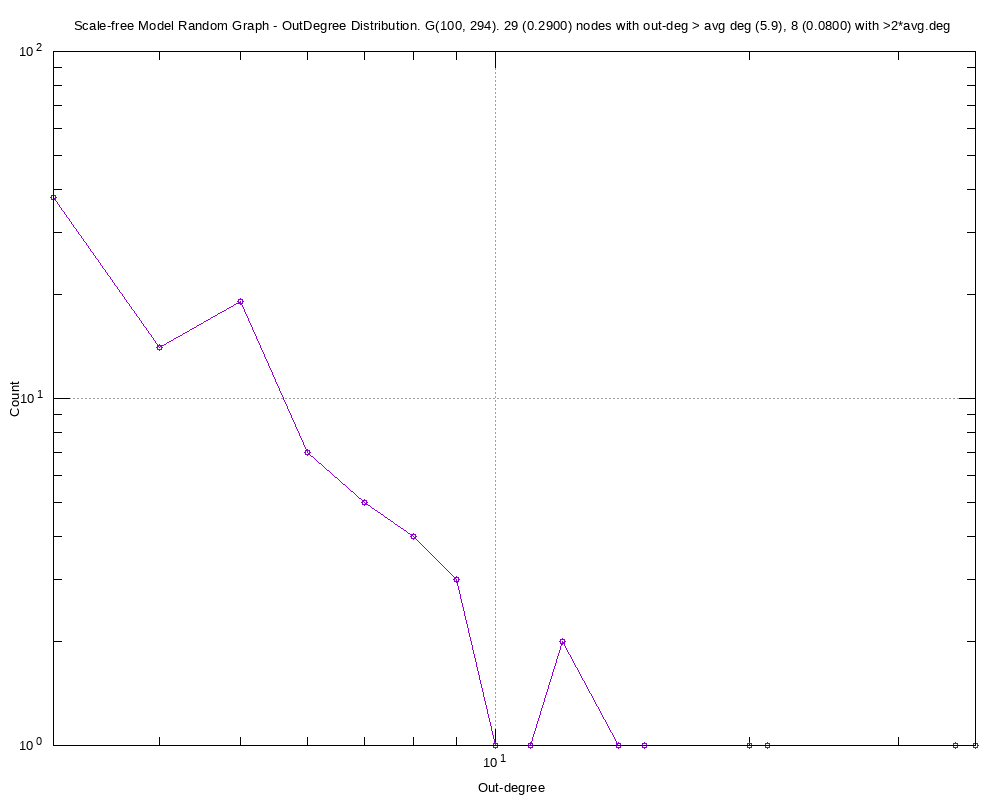

This figure's gnuplot source:
#
# Scale-free Model Random Graph - OutDegree Distribution. G(100, 294). 29 (0.2900) nodes with out-deg > avg deg (5.9), 8 (0.0800) with >2*avg.deg (Tue Jun  1 21:52:52 2021)
#

set title "Scale-free Model Random Graph - OutDegree Distribution. G(100, 294). 29 (0.2900) nodes with out-deg > avg deg (5.9), 8 (0.0800) with >2*avg.deg"
set key bottom right
set logscale xy 10
set format x "10^{%L}"
set mxtics 10
set format y "10^{%L}"
set mytics 10
set grid
set xlabel "Out-degree"
set ylabel "Count"
set tics scale 2
set terminal png font arial 10 size 1000,800
set output 'outDeg.pref.png'
plot 	"outDeg.pref.tab" using 1:2 title "" with linespoints pt 6
